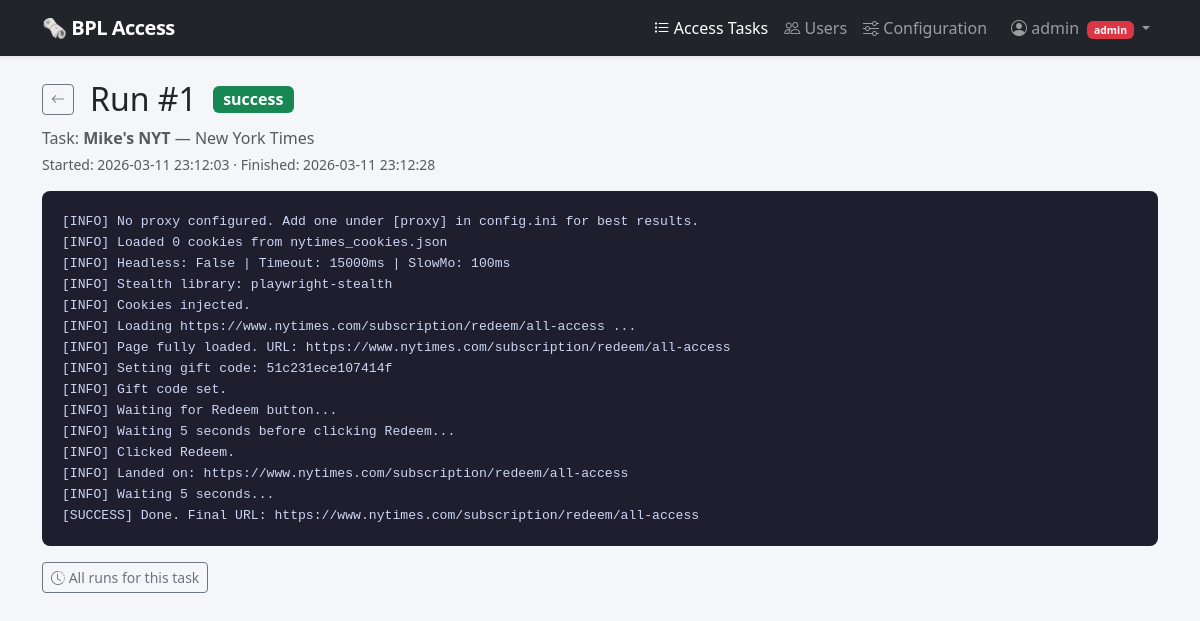
The page /runs/1 (signed in) on the database its author committed.
### tables this page shows
CREATE TABLE users (
                id           INTEGER PRIMARY KEY AUTOINCREMENT,
                username     TEXT    NOT NULL UNIQUE COLLATE NOCASE,
                password     TEXT    NOT NULL,
                salt         TEXT    NOT NULL,
                is_admin     INTEGER NOT NULL DEFAULT 0,
                created_at   TEXT    NOT NULL DEFAULT (datetime('now'))
            );

CREATE TABLE task_runs (
                id          INTEGER PRIMARY KEY AUTOINCREMENT,
                task_id     INTEGER NOT NULL REFERENCES tasks(id) ON DELETE CASCADE,
                started_at  TEXT    NOT NULL DEFAULT (datetime('now')),
                finished_at TEXT,
                status      TEXT,
                output      TEXT    NOT NULL DEFAULT ''
            );

CREATE TABLE tasks (
                id                  INTEGER PRIMARY KEY AUTOINCREMENT,
                name                TEXT    NOT NULL DEFAULT '',
                access_type         TEXT    NOT NULL CHECK (access_type IN ('nyt', 'wp', 'wsj')),
                library_card_number TEXT    NOT NULL DEFAULT '',
                library_last_name   TEXT    NOT NULL DEFAULT '',
                access_email        TEXT    NOT NULL DEFAULT '',
                access_password     TEXT    NOT NULL DEFAULT '',
                access_cookies      TEXT    NOT NULL DEFAULT '',
                created_at          TEXT    NOT NULL DEFAULT (datetime('now')),
                last_run_at         TEXT,
                last_run_status     TEXT
            , user_id INTEGER REFERENCES users(id) ON DELETE CASCADE, schedule_enabled  INTEGER NOT NULL DEFAULT 0, schedule_interval INTEGER NOT NULL DEFAULT 1440, next_run_at       TEXT, cookies_expire_at TEXT);

### app.py (the view)
@app.route("/runs/<int:run_id>")
@login_required
def run_detail(run_id):
    db   = get_db()
    run  = db.execute("SELECT * FROM task_runs WHERE id = ?", (run_id,)).fetchone()
    task = None
    if run:
        task = db.execute("SELECT * FROM tasks WHERE id = ?", (run["task_id"],)).fetchone()
        if not own_task_or_admin(task):
            db.close()
            abort(403)
    db.close()
    return render_template("run_output.html", run=run, task=task)

### app.py (called while the page is built)
@app.context_processor
def inject_now_utc():
    return {"now_utc": datetime.now(timezone.utc).strftime("%Y-%m-%d %H:%M:%S")}

@login_manager.user_loader
def load_user(user_id):
    db  = get_db()
    row = db.execute("SELECT * FROM users WHERE id = ?", (user_id,)).fetchone()
    db.close()
    return User(row) if row else None

def own_task_or_admin(task):
    return current_user.is_admin or task["user_id"] == current_user.id

### db.py (called while the page is built)
def get_db() -> sqlite3.Connection:
    conn = sqlite3.connect(str(DB_PATH))
    conn.row_factory = sqlite3.Row
    conn.execute("PRAGMA foreign_keys = ON")
    return conn

### templates/run_output.html (shortened to what this page needs)
{% extends 'base.html' %}
{% block content %}
{% if not run %}
  <div class="alert alert-danger">Run not found.</div>
{% else %}
{% set labels = {'nyt': 'New York Times', 'wp': 'Washington Post', 'wsj': 'Wall Street Journal'} %}
{% set sc     = {'success': 'success',    'failed': 'danger',      'running': 'warning'} %}
<div class="d-flex align-items-center gap-3 mb-2">
  <a href="{{ url_for('tasks') }}" class="btn btn-sm btn-outline-secondary">
    <i class="bi bi-arrow-left"></i>
  </a>
  <h2 class="mb-0">Run #{{ run.id }}</h2>
  <span id="status-badge"
        class="badge bg-{{ sc.get(run.status, 'secondary') }} fs-6
               {{ 'badge-running' if run.status == 'running' }}">
    {{ run.status or '—' }}
  </span>
</div>
{% if task %}
<p class="text-muted mb-1">
  Task: <strong>{{ task.name or '(unnamed)' }}</strong> — {{ labels.get(task.access_type, task.access_type) }}
</p>
{% endif %}
<p class="text-muted small mb-3">
  Started: {{ run.started_at }}
  {% if run.finished_at %} &middot; Finished: {{ run.finished_at }}{% endif %}
</p>
<pre class="run-output" id="output-pre">{{ run.output or '(waiting for output…)' }}</pre>
<div class="mt-3 d-flex gap-2">
  {% if task %}
  <a href="{{ url_for('task_runs', task_id=task.id) }}" class="btn btn-outline-secondary btn-sm">
    <i class="bi bi-clock-history"></i> All runs for this task
  </a>
  {% endif %}
</div>
{% endif %}
{% endblock %}

### templates/base.html (shortened to what this page needs)
<!doctype html>
<html lang="en">
<head>
  <link rel="stylesheet" href="https://cdn.jsdelivr.net/npm/bootstrap@5.3.3/dist/css/bootstrap.min.css">
  <link rel="stylesheet" href="https://cdn.jsdelivr.net/npm/bootstrap-icons@1.11.3/font/bootstrap-icons.min.css">
</head>
<body>
<nav class="navbar navbar-expand-sm navbar-dark bg-dark mb-4 shadow-sm">
  <div class="container">
    <a class="navbar-brand" href="{{ url_for('tasks') }}">🗞 BPL Access</a>
    <div class="collapse navbar-collapse" id="nav">
      <ul class="navbar-nav ms-auto">
        <li class="nav-item">
          <a class="nav-link {% if request.endpoint in ('tasks','task_new','task_edit','task_runs','run_detail') %}active{% endif %}"
             href="{{ url_for('tasks') }}">
            <i class="bi bi-list-task"></i> Access Tasks
          </a>
        </li>
        {% if current_user.is_authenticated and current_user.is_admin %}
        <li class="nav-item">
          <a class="nav-link {% if request.endpoint in ('user_list','user_new','user_edit') %}active{% endif %}"
             href="{{ url_for('user_list') }}">
            <i class="bi bi-people"></i> Users
          </a>
        </li>
        <li class="nav-item">
          <a class="nav-link {% if request.endpoint == 'config' %}active{% endif %}"
             href="{{ url_for('config') }}">
            <i class="bi bi-sliders"></i> Configuration
          </a>
        </li>
        {% endif %}
        {% if current_user.is_authenticated %}
        <li class="nav-item dropdown ms-2">
          <a class="nav-link dropdown-toggle" href="#" data-bs-toggle="dropdown">
            <i class="bi bi-person-circle"></i> {{ current_user.username }}
            {% if current_user.is_admin %}<span class="badge bg-danger ms-1" style="font-size:.65rem">admin</span>{% endif %}
          </a>
        </li>
        {% endif %}
      </ul>
    </div>
  </div>
</nav>
<div class="container pb-5">
  {% block content %}{% endblock %}
</div>
</body>
</html>

### templates/base.html (style rules this page uses)
body { background: #f5f6fa; }
.navbar-brand { font-weight: 700; letter-spacing: -.5px; }
pre.run-output { background: #1e1e2e; color: #cdd6f4; border-radius: .5rem; padding: 1.25rem; font-size: .82rem; line-height: 1.6; max-height: 620px; overflow-y: auto; white-space: pre-wrap; word-break: break-word; }

### rows shown on the page
users: username "admin"
task_runs: id "1", status "success", started_at "2026-03-11 23:12:03", finished_at "2026-03-11 23:12:28", output "[INFO] No proxy configured. Add one under [proxy] in config.ini for best results. [INFO] Loaded 0 cookies from nytimes_cookies.json [INFO] Headless: False | Timeout: 15000ms | SlowMo: 100ms [INFO] Stealth library: playwright-stealth [INFO] Cookies injected. [INFO] Loading https://www.nytimes.com/subscription/redeem/all-access ... [INFO] Page fully loaded. URL: https://www.nytimes.com/subscription/redeem/all-access [INFO] Setting gift code: 51c231ece107414f [INFO] Gift code set. [INFO] Waiting for Redeem button... [INFO] Waiting 5 seconds before clicking Redeem... [INFO] Clicked Redeem. [INFO] Landed on: https://www.nytimes.com/subscription/redeem/all-access [INFO] Waiting 5 seconds...…"
tasks: name "Mike's NYT", get "New York Times"
